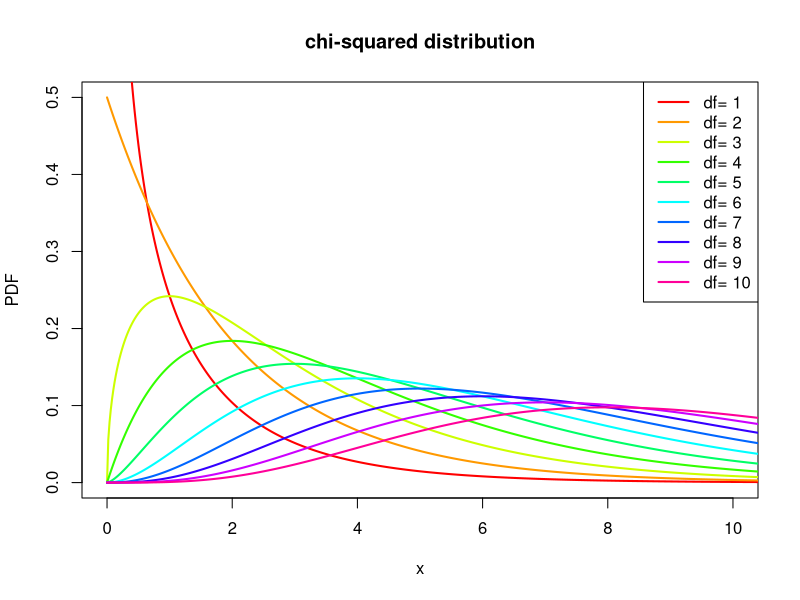
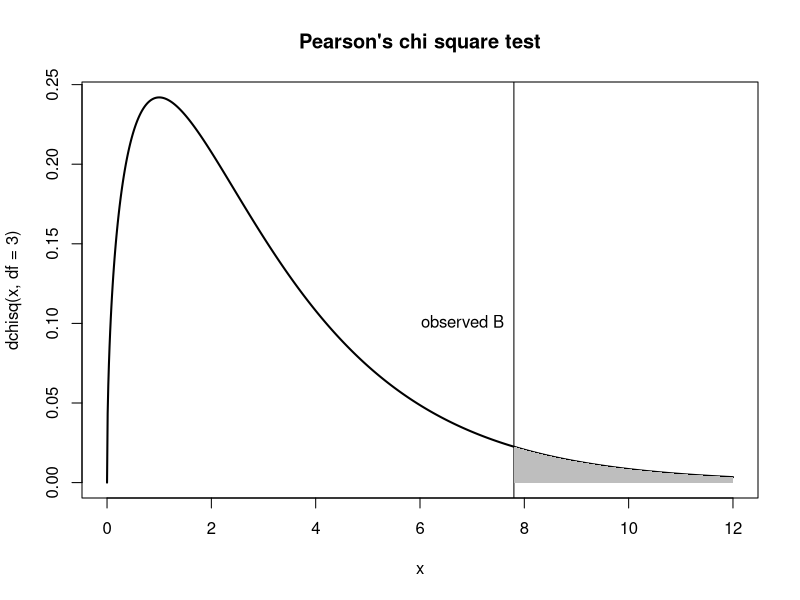
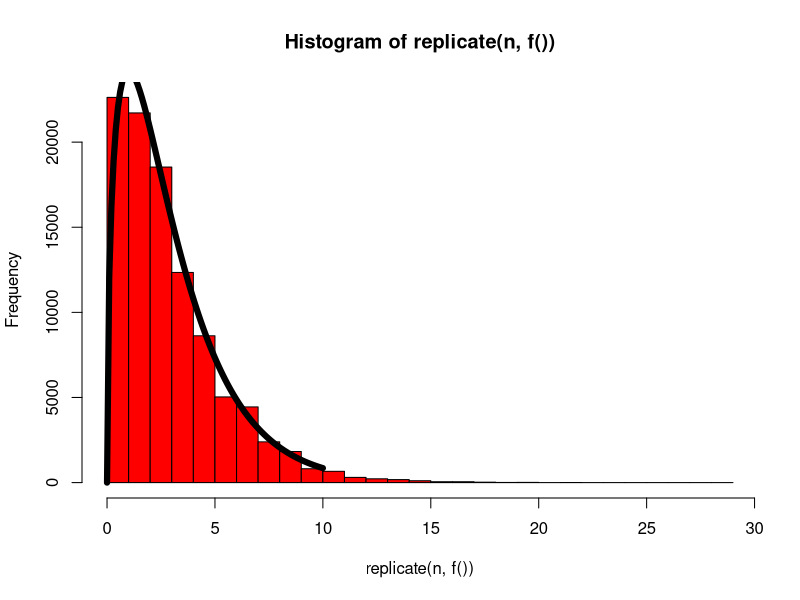

Write R code to recreate these figures, in order.
## ---- chunk 1
o <- c(red=8, green=10, blue=17, yellow= 5)
o
## ---- chunk 2
e <- c(red=10, green=10, blue=10, yellow= 10)
e
## ---- chunk 3
(8-10)^2/10 + (10-10)^2/10 + (17-10)^2/10 + (5-10)^2/10
## ---- chunk 4
B <- sum((o-e)^2/e)
B
## ---- chunk 5
x <- seq(from=0,to=20,len=1000)  # values for horizontal axis
plot(1:10,1:10,type='n',xlim=c(0,10),ylim=c(0,0.5),xlab='x',ylab='PDF',
  main='chi-squared distribution')  # setup plot axes and title
for(i in 1:10){  # loop over i
    points(x,dchisq(x,df=i),type='l',lwd=2,col=rainbow(10)[i]) #plot one curve
}
legend("topright",lwd=2,col=rainbow(10),legend=paste("df= " ,1:10,sep=""))
## ---- chunk 6
x <- seq(from=0,to=12,len=1000)  # set up x-axis
plot(x,dchisq(x,df=3),type='l',lwd=2,main="Pearson's chi square test")  # setup axes
B <- 7.8  # value of Badness from above
abline(v=B) # draw vertical line
jj <- seq(from=B,to=12,len=100)  # temporary variable
polygon(c(jj,rev(jj)),c(jj*0,dchisq(rev(jj),df=3)),col='gray',border=NA)  #shade pvalue
text(7.8,0.1,"observed B",pos=2)  
## ---- chunk 7
pchisq(7.8,df=3,lower.tail=FALSE)
## ---- chunk 8
sample(1:4,40,replace=T)  # census of the class
tabulate(sample(1:4,40,replace=TRUE))  # how many students prefer each colour

## ---- chunk 9
o <- tabulate(sample(1:4,40,replace=TRUE))  # synthetic observations
e <- 10                                  # expectation under the null
B <- sum((o-e)^2/e)                      # Badness-of-fit
B
## ---- chunk 10
f <- function(...){  # define single-use function f()
   o <- tabulate(sample(1:4,40,replace=TRUE))  # synthetic observations
   e <- 10  # expectations
   return(sum((o-e)^2/e))  # return badness B
}
n <- 1e5   # number of synthetic observations to take 
hist(replicate(n,f()),col='red',nclass=30)  # plot the histogram of synth.obs
x <- seq(from=0,to=10,len=100)   # x-values for theoretical distribution
points(x,n*dchisq(x,df=3),type='l',lwd=6)  # plot chi-squared, df=3 points
## ---- chunk 11
o <-c("0"=5, "1"=27, "2" = 47, "3"=15, "4"=6)  # this is a named vector
o
## ---- chunk 12
e <- 100*dbinom(0:4,4,1/2)
e
## ---- chunk 13
B <- sum((o-e)^2/e)
B
## ---- chunk 14
pchisq(B,df=4,lower.tail=FALSE)
## ---- chunk 15
( o <- c("0"=7,"1"=3,"2"=4,"3"=9))
## ---- chunk 16
phat <- (0*7 + 1*3 + 2*4 + 3*9)/(3*(7+3+4+9))
## ---- chunk 17
(phat <- sum((0:3)*o)/(3*sum(o)))
## ---- chunk 18
(e <- 23*dbinom(0:3,3,phat))
## ---- chunk 19
pval <- pchisq(sum((o-e)^2/e),df=2,lower.tail=FALSE)
pval
## ---- chunk 20
manC <- c(2,4,3,1,4,3,0,1,1,4,1,2,2,1,2,2,2,3,0,2,0,2,4,2,2,0,1,2,1,3,3,5,3,0,5,2,2,0)
## ---- chunk 21
o <- table(manC)    #'o' for 'observations'
o
## ---- chunk 22
mean(manC)
## ---- chunk 23
dpois(0:4, lambda=mean(manC))
## ---- chunk 24
1-sum(dpois(0:4, lambda=mean(manC)))
## ---- chunk 25
probs <- c(dpois(0:4, lambda=mean(manC)), ppois(4,lambda=mean(manC),lower.tail=FALSE))
probs
## ---- chunk 26
sum(probs)
## ---- chunk 27
e <- length(manC)*probs
e
## ---- chunk 28
B <- sum((o-e)^2/e)
pchisq(B,df=4,lower.tail=FALSE)
